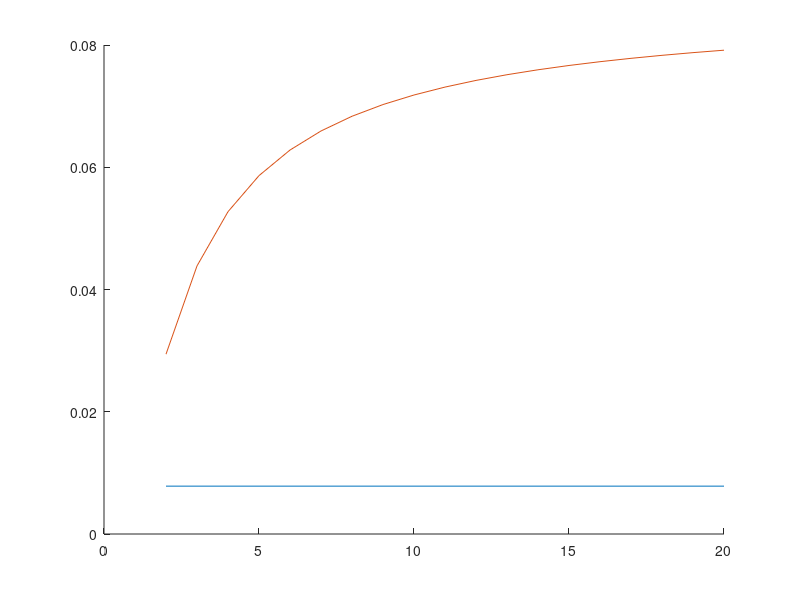

MATLAB code for this plot:
%% 
% Copyright (c) 2017 Carnegie Mellon University, Sanjiban Choudhury <sanjibac@andrew.cmu.edu>
%
% For License information please see the LICENSE file in the root directory.
%

clc;
clear;
close all;

%% Problem parameters
theta_1 = 0.7;
eps_theta = 0.01;


%% Objective
obj1_set = [];
obj2_set = [];
N_set = 2:20;
for N = N_set
theta_2 = (theta_1 + eps_theta)^(1/N);
obj1 = ((1-theta_1)^3)*(1 - theta_2^N);
obj2 = (1-theta_1)*( (theta_2^3)*(1 - theta_2^(N-1)) + (1-theta_2)^3 );
obj1_set = [obj1_set obj1];
obj2_set = [obj2_set obj2];
end

figure;
hold on;
plot(N_set, obj1_set);
plot(N_set, obj2_set);
